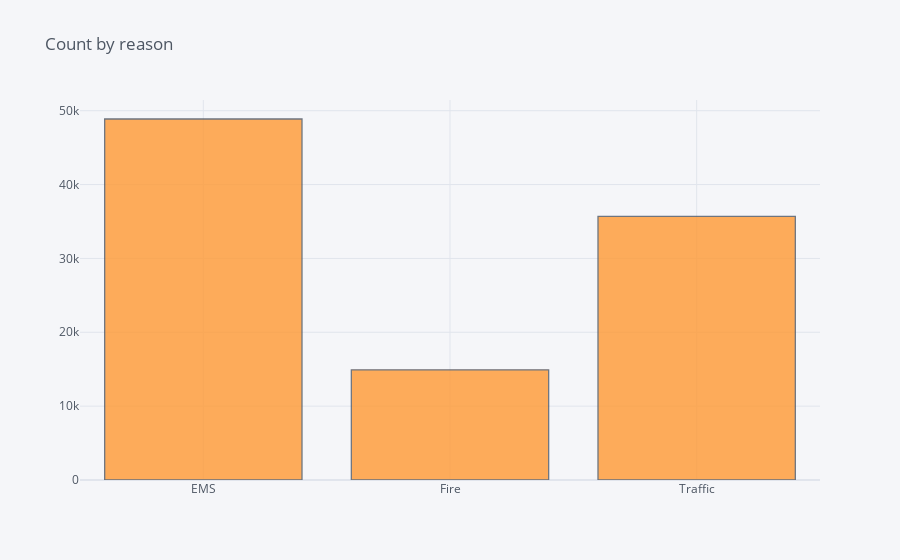

Notebook cell for this chart:
### Markdown cell above
#### Plots

### Code cell
df['reason'].iplot(kind='hist',title='Count by reason')

### Figure 1 — Plotly figure (JSON) as saved in the notebook; plotly's stock layout.template omitted (floating-point values rounded to 4 significant figures; data arrays with more than 128 entries replaced by an {"elided": "..."} marker saying what was removed)
{"data": [{"histfunc": "count", "histnorm": "", "marker": {"color": "rgba(255, 153, 51, 1.0)", "line": {"color": "#4D5663", "width": 1.3}}, "name": "reason", "opacity": 0.8, "orientation": "v", "type": "histogram", "x": {"elided": "99492 str values"}}], "layout": {"barmode": "overlay", "legend": {"bgcolor": "#F5F6F9", "font": {"color": "#4D5663"}}, "paper_bgcolor": "#F5F6F9", "plot_bgcolor": "#F5F6F9", "title": {"font": {"color": "#4D5663"}, "text": "Count by reason"}, "xaxis": {"gridcolor": "#E1E5ED", "showgrid": true, "tickfont": {"color": "#4D5663"}, "title": {"font": {"color": "#4D5663"}, "text": ""}, "zerolinecolor": "#E1E5ED"}, "yaxis": {"gridcolor": "#E1E5ED", "showgrid": true, "tickfont": {"color": "#4D5663"}, "title": {"font": {"color": "#4D5663"}, "text": ""}, "zerolinecolor": "#E1E5ED"}}}
